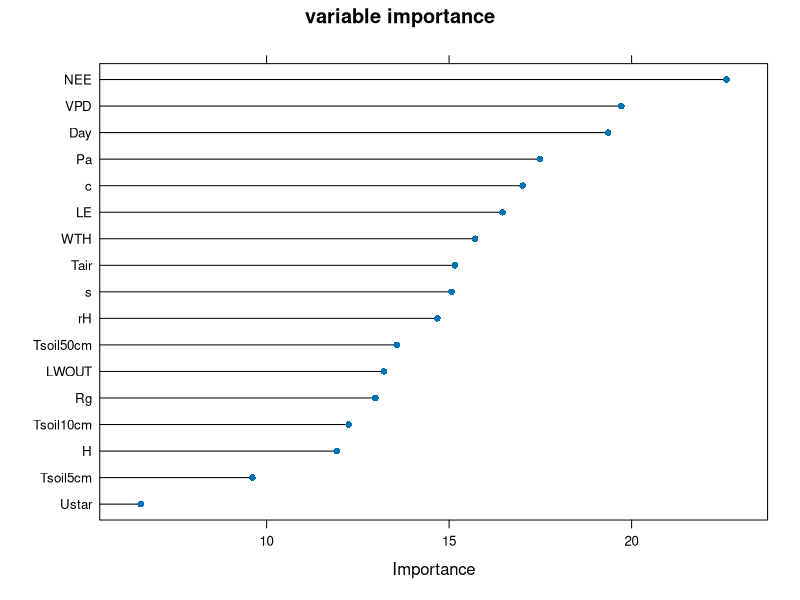
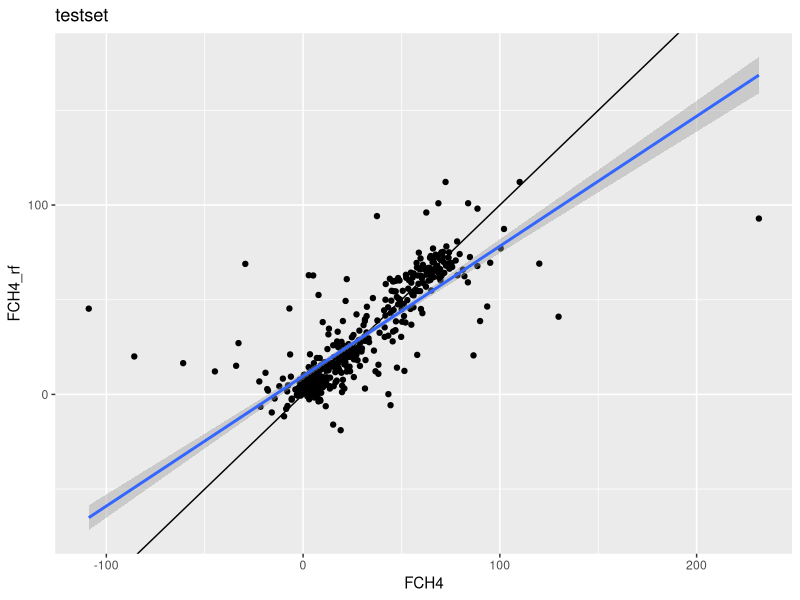
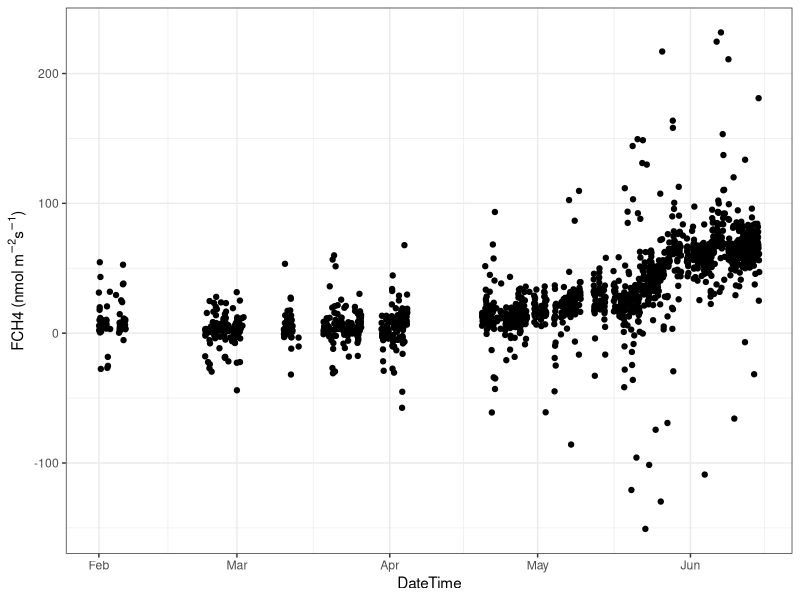
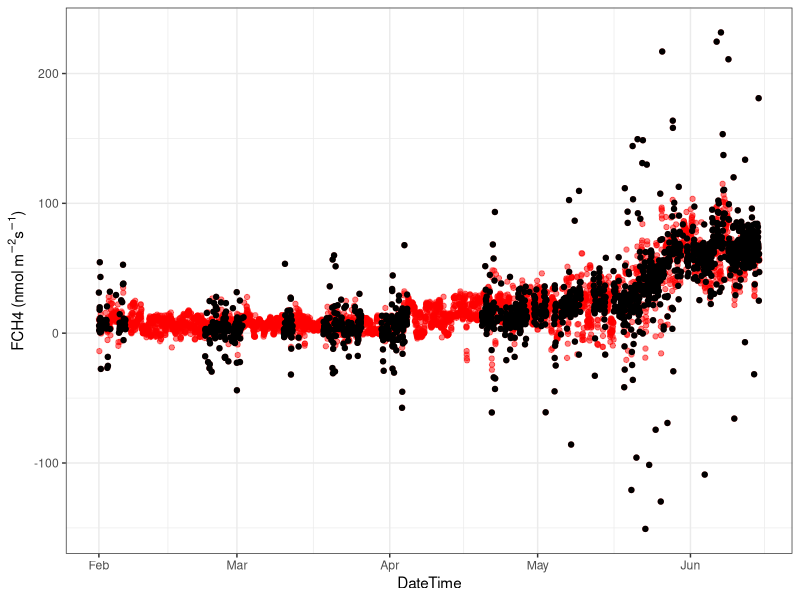
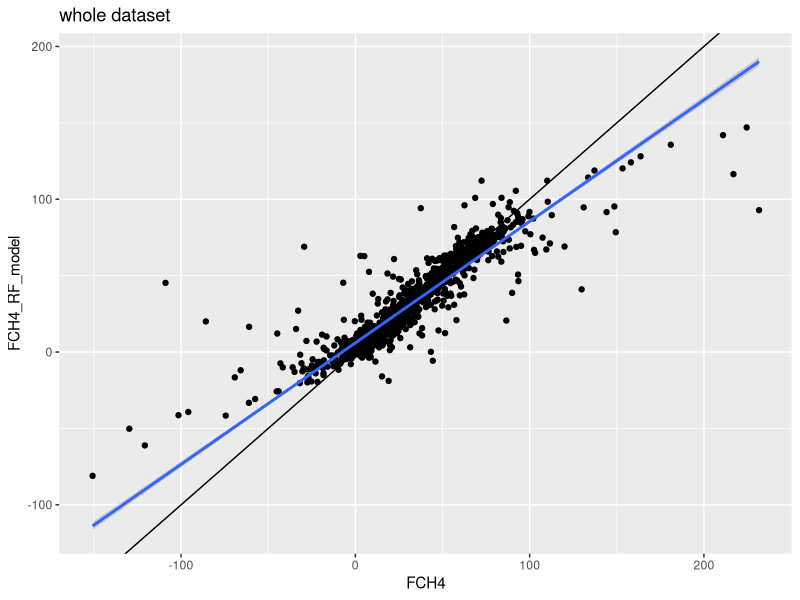

R code for these plots, in order:
# install required libraries
#install.packages('tidyverse') # for data wrangling 
#install.packages('caret') # for machine learning run and tuning
#install.packages('randomForest') # randomforest model

# load libraries
library(tidyverse)
library(caret)

# load dataset
# df includes FCH4 and predictor variables.
# FCH4 should be quality controlled. Other variables should be fully gap-filled.
df <- read.csv("exampleWETBB.csv") 

# variable we need for FCH4 gap-filling
predictors <- c("FCH4", "Ustar","NEE","LE","H","Rg","Tair","Tsoil5cm","Tsoil10cm","Tsoil50cm",
								"rH","VPD","WTH","Pa","LWOUT","s","c","Day")
ML.df <- df %>% select(predictors)

# period when FCH4 is not missing
wm_only <- ML.df[!is.na(ML.df$FCH4), ]

# 75% of data used for model tuning/validation
index <- createDataPartition(wm_only$FCH4, p=0.75, list=F) 
train_set <- wm_only[index,]
test_set <- wm_only[-index,]

############### Random forest run

#### option 1. random forest model with mtry tuning
# tgrid <- data.frame(mtry = c(3,6,9,12))
# #Add parallel processing for the fast processing if you want to
# library(parallel)
# library(doParallel)
# cluster <- makeCluster(6)
# registerDoParallel(cluster)
# RF_FCH4 <- train(FCH4 ~ ., data = train_set[,predictors],
# 								 method = "rf",
# 								 preProcess = c("medianImpute"),                #impute missing met data with median
# 								 trControl=trainControl(method = "repeatedcv",   #three-fold cross-validation for model parameters 3 times
# 								 											number = 3,                #other option: "cv" without repetition
# 								 											repeats = 3),
# 								 tuneGrid = tgrid,
# 								 na.action = na.pass,
# 								 allowParallel=TRUE, # This requires parallel packages. Otherwise you can choose FALSE.
# 								 ntree=400, # can generate more trees
# 								 importance = TRUE)
# RF_FCH4$bestTune
# RF_FCH4$results


#### option 2. random forest model without tuning. 
# (when mtry value is already tunned or using squre root of the number of predictor)
RF_FCH4 <- train(FCH4 ~ ., data = train_set[,predictors],
								 method = "rf",
								 preProcess = c("medianImpute"),  # impute missing met data with median (but it will not be applied since we used gap-filled predictors)
								 trControl = trainControl(method = "none"),
								 tuneGrid=data.frame(mtry=9), # use known mtry value.
								 na.action = na.pass,
								 allowParallel=FALSE,
								 ntree=400, # can generate more trees
								 importance = TRUE)


############### Results
# variable importance
plot(varImp(RF_FCH4, scale = FALSE), main="variable importance")

#generate FCH4_rf predictions for testset
test_set$FCH4_rf <- predict(RF_FCH4, test_set, na.action = na.pass)
regrRF <- lm(test_set$FCH4_rf ~ test_set$FCH4); 
print(summary(regrRF))
ggplot(test_set, aes(x=FCH4, y=FCH4_rf)) + geom_abline(slope = 1, intercept = 0)+
	geom_point() + geom_smooth(method = "lm") + ggtitle("testset")

# whole dataset
result <- data.frame(FCH4 = ML.df$FCH4) # you can add datetime column here if you want to.
result$FCH4_RF_model <- predict(RF_FCH4, ML.df, na.action = na.pass) # FCH4 RF model
result$FCH4_RF_filled <- ifelse(is.na(result$FCH4),result$FCH4_RF_model,result$FCH4) # gap-filled column (true value when it is, gap-filled value when missing)
result$FCH4_RF_residual <- ifelse(is.na(result$FCH4),NA,result$FCH4_RF_model - result$FCH4) # residual (model - obs). can be used for random uncertainty analysis

# time series
result$DateTime <- as.POSIXct(df$DateTime, format = "%Y-%m-%d %H:%M")

result %>% ggplot(aes(DateTime,FCH4)) + geom_point() + 
	theme_bw() + ylab(expression(paste("FCH4 (nmol ", m^-2,s^-1,")")))
result %>% ggplot(aes(DateTime,FCH4_RF_filled)) + geom_point(color="red",alpha=0.5) +
	geom_point(aes(DateTime,FCH4),color="black")+
	theme_bw() + ylab(expression(paste("FCH4 (nmol ", m^-2,s^-1,")")))



# whole data comparison
ggplot(result, aes(x = FCH4, y =FCH4_RF_model)) + geom_abline(slope = 1, intercept = 0)+
	geom_point() + geom_smooth(method = "lm") + ggtitle("whole dataset")
regrRF_whole <- lm(result$FCH4_RF_model ~ result$FCH4);
print(summary(regrRF_whole))

# write result
write.csv(result,"rf_FCH4_gapfilling.csv",row.names = F)

